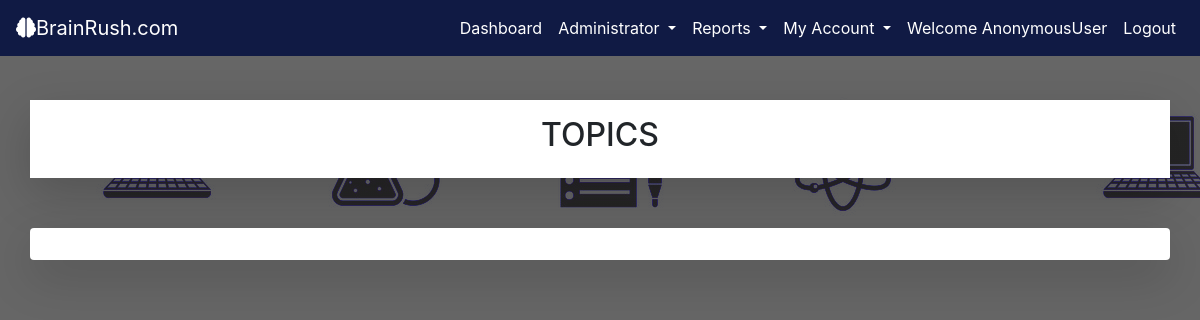
The page /tutor/course_details/8/ on the database as committed earlier.
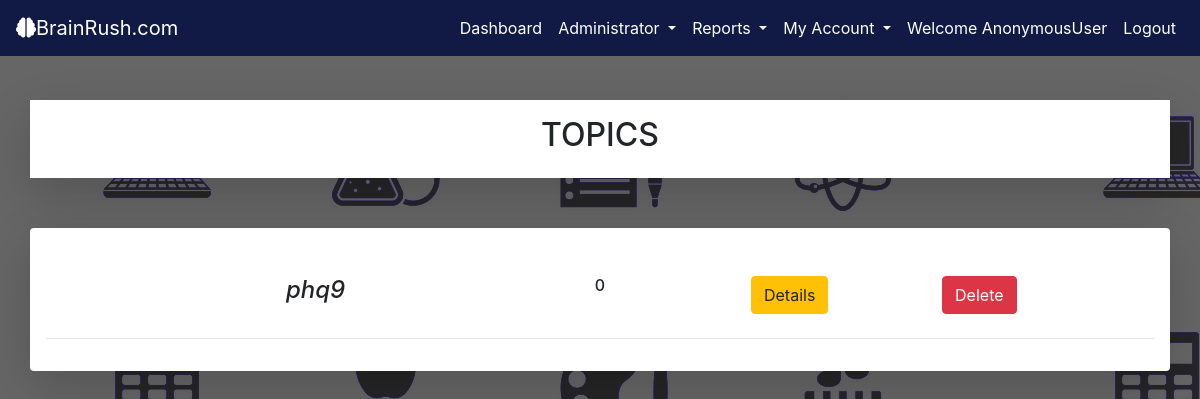
The same page on the database as committed later.
### tutor/models.py (models this page shows, shortened)
class Heading(models.Model):
    headingname = models.CharField(max_length=50)
    difficultylevel = models.CharField('Difficulty Level',choices=DIFFICULTY,max_length=12)
    headingdescription = models.TextField()
    course = models.ForeignKey(Course,on_delete=models.CASCADE,default=None)
    time = models.IntegerField(blank=True,null=True)
    code = models.CharField(max_length=6,default=000000)

### tutor/views.py (the view)
# urls.py: path('course_details/<int:id>/',views.course_detail,name="coursedetails"),
def course_detail(request,id):
    heading = {'heading_list' : Heading.objects.all().filter(course = id)}
    return render(request,'tutor/course_details.html',heading)

### tutor/templates/tutor/course_details.html (shortened to what this page needs)
{% extends 'tutor/tutor_nav.html' %}
{% load static %}
{% block content %}
<body  style="background-image: linear-gradient(rgba(0,0,0,0.6),rgba(0,0,0,0.6)),url({% static 'images/subject.jpg' %}); width:100%; height: 1500px; ">
<div class="container  d-flex justify-content-center shadow-lg p-3 mb-5 bg-white"  style="margin-top: 100px;">
    <h2>TOPICS</h2>
</div>
<div class="container shadow-lg p-3 mb-5 bg-white rounded" style="margin-top: 50px;">
    {% for heading in heading_list %}
    <div class="row justify-content-center mt-4 mb-4">
        <div class="col-sm-4 d-flex justify-content-center mt-2">
            <strong><em><h4>{{heading.headingname}}</h4></em></strong>
        </div>
        <div class="col-sm-2 d-flex justify-content-center mt-2">
            <h6>{{heading.code}}</h6>
        </div>
        <div class="col-sm-2 d-flex justify-content-center mt-2">
            <a href="{% url 'tutor:headingdetails' heading.id %}" class="btn btn-warning" >Details</a>
        </div>
        <div class="col-sm-2 d-flex justify-content-center mt-2">
            <form action="{% url 'tutor:headingdelete' heading.id %}" method="POST">
                <button type="submit" class="btn btn-danger">Delete</button>
            </form>
        </div>
    </div>
    <hr>
    {% endfor %}
</div>
</body>
{% endblock content %}

Rows that differ between the two databases and show on the page:
added Heading: headingname "phq9", code "0"
